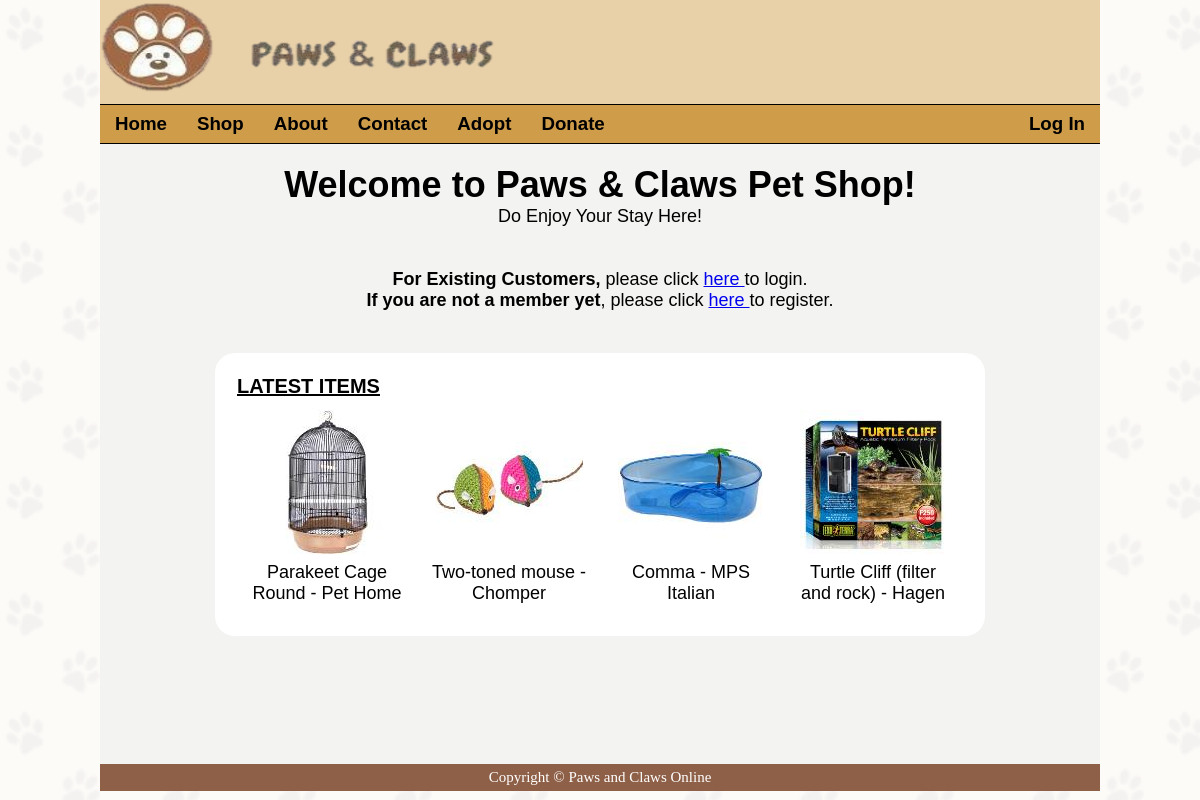
The page / on the database its author committed.
### tables this page shows
CREATE TABLE `items` (
  `itemid` int(11) NOT NULL,
  `userid` varchar(24) NOT NULL,
  `itembrand` varchar(30) NOT NULL,
  `itemname` varchar(80) NOT NULL,
  `description` mediumtext NOT NULL,
  `pettype` varchar(30) NOT NULL,
  `category` varchar(24) NOT NULL,
  `imagefile` varchar(80) NOT NULL,
  `price` decimal(10,2) NOT NULL
);

### index.php (the view, shortened to what this page needs)
<!DOCTYPE html>
<html>
	<head>
		<link rel="stylesheet" href="stylesheet.css">
	</head>
	<body>
		<div id="container">
			<div id="header">
				<a href="index.php"><img border="0" src="images/logo.png" alt="Paws And Claws" width="400" height="100"></a>
			</div>
			<ul id="nav">
				<h3>
				<li><a href="index.php">Home</a></li>
				<li>
				<?php if (isset($_SESSION['userid'])){
							echo '<a href="intropage.php">Shop</a>';
							}
						else {echo '<a href="login.php">Shop</a>';}
				?>
				</li>
				<li><a href="about.php">About</a></li>
				<li><a href="contact.php">Contact</a></li>
				<li><a href="adopt.php">Adopt</a></li>
				<li><a href="donate.php">Donate</a></li>
				</h3>
				<?php date_default_timezone_set("Singapore");
				if (isset($_SESSION['userid'])){
					echo '<h3><li style="float:right"><a href="logout.php">Log Out</a></li></h3>';
					echo '<b><p class="alignright">'.date("d/m/Y")."&nbsp&nbsp".date("h:i:sa").'</p></b>';
				}
				else {echo '<h3><li style="float:right"><a href="login.php">Log In</a></li></h3>';}
				?>
			</ul>
			<div id="content" >
				<h1>Welcome to Paws & Claws Pet Shop!</h1>
				Do Enjoy Your Stay Here!
				<?php
				if (!isset($_SESSION['userid'])){
				echo '
				<br><br><br>
				<b>For Existing Customers,</b>
				 please click <a href="login.php"> here </a>to login.
				<br>
				<b>If you are not a member yet</b>, please click <a href="registervisitor.php">here </a> to register. <br>
				';
				}
				else {echo "";}
				?>
				<br><br>
				<table class="indextable">
				<tr> <th>LATEST ITEMS</th> </tr>
					<?php
					$dbconnect = new mysqli("localhost","root",null,"petshopdb");
					$stmt = $dbconnect->prepare("SELECT itemid, itemname, itembrand, imagefile FROM items ORDER BY itemid DESC LIMIT 4");
					$stmt->execute();
					$stmt->bind_result($itemid,$itemname,$itembrand,$imagefile);
					echo "<tr>";
					while($stmt->fetch()) {
						echo "<td><a style='text-decoration:none;color:black;' href='itemdetail.php?itemid=$itemid'><img src='images/shop/$imagefile'> $itemname - $itembrand </a></td>";
					}
					echo "</tr></table>";
					?>
			</div>
		</div>
		<div id="footer">
			Copyright &copy; Paws and Claws Online
		</div>
	</body>
</html>

### stylesheet.css (style rules this page uses)
* { padding: 0px; margin: 0px; }
html,body { background-image: url("images/pawbackground.png") ; font-family: Helvetica,Arial,sans-serif; height:100%; }
body { width: 1000px; margin:auto; }
#container { background-color: #f3f4f1; min-height: 95.5%; }
#header { background-color:#e8d0a9; }
#nav { background-color:#cf9c4a; border-top-style: solid; border-top-width: 1px; border-bottom-style: solid; border-bottom-width: 1px; list-style: none; overflow: hidden; }
#nav li { float: left; }
#nav li a { text-decoration: none; color: black; text-align: center; padding: 8px 15px; display: block; }
#content { color: black ; text-align:center; padding-top: 20px ; padding-bottom:20px; font-size: 18px; background-color: #f3f4f1; }
#footer { background-color:#8f6048 ; text-align:center ; color:white; padding:5px; font-family: fantasy; font-size: 15px; clear:both; }
.indextable { margin-left:auto; margin-right:auto; padding: 20px; border-radius: 20px; background: white; }
.indextable td { padding: 10px; width: 160px; height: 50x; }
.indextable th { font-size: 20px; text-align: left; text-decoration:underline; }

### rows shown on the page
items: imagefile (picture), itemname "Parakeet Cage Round", itembrand "Pet Home"
items: imagefile (picture), itemname "Two-toned mouse", itembrand "Chomper"
items: imagefile (picture), itemname "Comma", itembrand "MPS Italian"
items: imagefile (picture), itemname "Turtle Cliff (filter and rock)", itembrand "Hagen"
